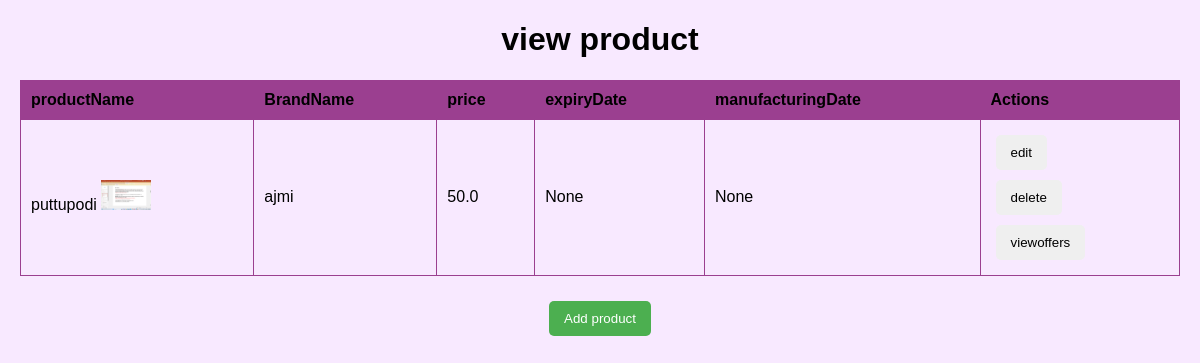
The app's page /view_product, older data.
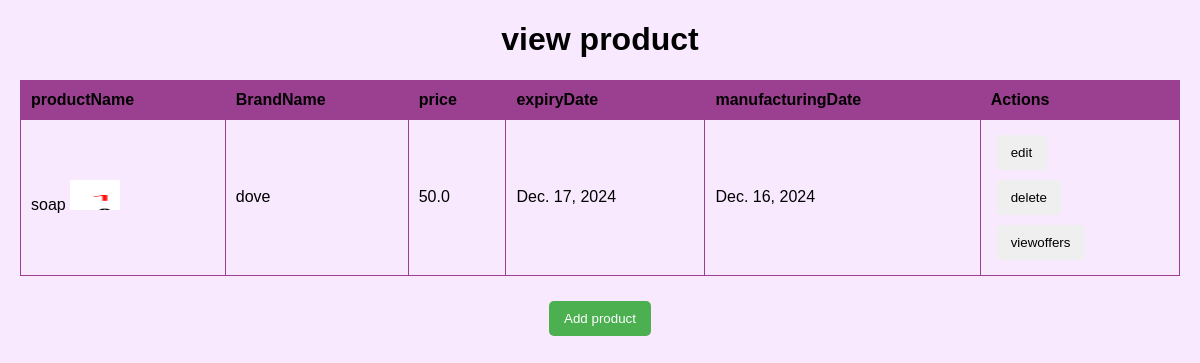
The same page, newer data.
### SmartTrolleyApp/models.py (models this page shows)
class ProductTable(models.Model):
    Image =models.FileField(blank=True, null=True)
    Name=models.CharField(max_length=30, blank=True, null=True)
    Price=models.FloatField(blank=True, null=True)
    ManufacturingDate=models.DateField(blank=True, null=True)
    ExpiryDate=models.DateField(blank=True, null=True)
    BrandName=models.CharField(max_length=300, blank=True, null=True)
    Offer=models.CharField(max_length=300, blank=True, null=True)

### SmartTrolleyApp/views.py (the view)
# urls.py: path('view_product',ViewProductPage.as_view(),name="view product"),
class ViewProductPage(View):
    def get(self,request):
        obj = ProductTable.objects.all()
        return render(request,"Admin/viewproduct.html",{'val': obj})

### templates/Admin/viewproduct.html (shortened to what this page needs)
<!DOCTYPE html>
<html lang="en">
<head>
</head>
<body>
    <h1>view product</h1>
    <table>
        <thead>
            <tr>
                <th>productName</th>
                <th>BrandName</th>
                <th>price</th>
                <th>expiryDate</th>
                <th>manufacturingDate</th>
                <th>Actions</th>
            </tr>
        </thead>
        <tbody>
            {% for i in val %}
            <tr>
                <td>{{ i.Name }}
                    <img src="{{ i.Image.url }}" width="50" height="30">
                </td>
                <td>{{ i.BrandName }}</td>
                <td>{{ i.Price }}</td>
                <td>{{ i.ExpiryDate }}</td>
                <td>{{ i.ManufacturingDate }}</td>
                <td>
                    <a href="/edit_product/{{ i.id }}"><button class="edit">edit</button></a><br>
                    <a href="/delete_product/{{ i.id }}"><button class="delete">delete</button></a><br>
                    <a href="/viewoffer_product/{{ i.id }}"><button class="viewoffers">viewoffers</button></a>
            </td>
            </tr>
            {% endfor %}
        </tbody>
    </table>
    <div class="button-container">
        <a href="/add_product"><button class="add-btn">Add product</button></a>
    </div>
</body>
</html>

### templates/Admin/viewproduct.html (style rules this page uses)
body { font-family: Arial, sans-serif; margin: 20px; background-color: #f8e9ff; }
h1 { text-align: center; }
table { width: 100%; border-collapse: collapse; margin-top: 20px; }
table, th, td { border: 1px solid #9b3f90; }
th, td { padding: 10px; text-align: left; }
th { background-color: #9b3f90; }
.button-container { margin-top: 20px; text-align: center; }
button { padding: 10px 15px; margin: 5px; border: none; border-radius: 5px; cursor: pointer; }
.add-btn { background-color: #4CAF50; color: white; }

Row changes from the older to the newer data that the page shows:
removed ProductTable: Name "puttupodi", Image (picture), BrandName "ajmi", Price "50.0", ExpiryDate "None", ManufacturingDate "None"
added ProductTable: Name "soap", Image (picture), BrandName "dove", Price "50.0", ExpiryDate "Dec. 17, 2024", ManufacturingDate "Dec. 16, 2024"
